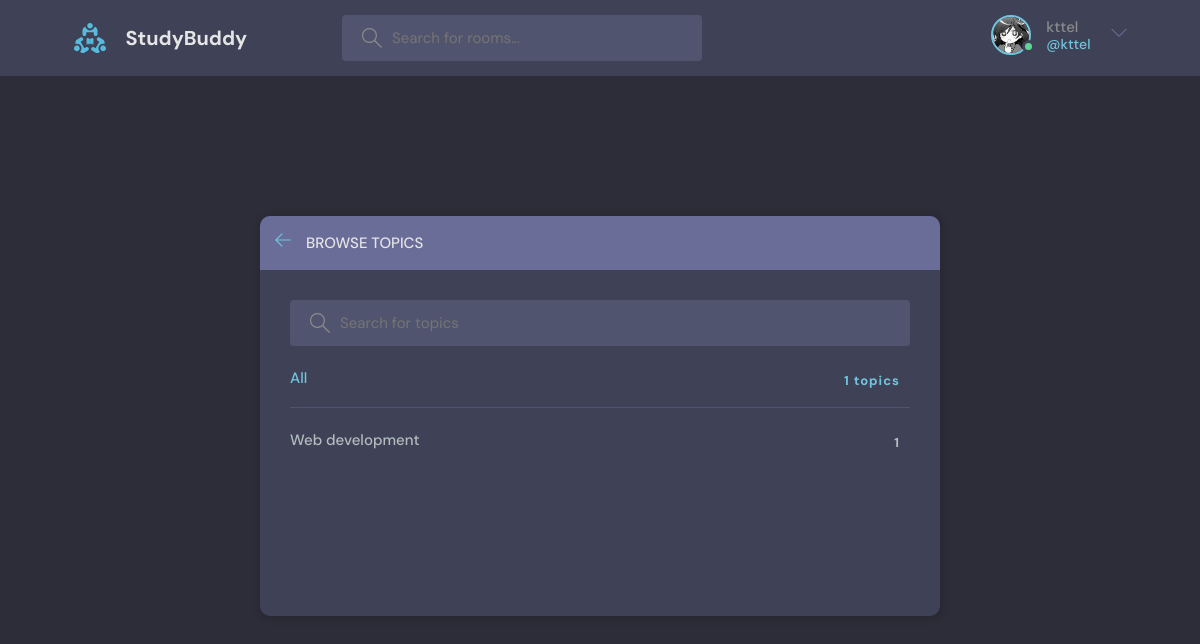
The page /topics/ (signed in) on the database as committed earlier.
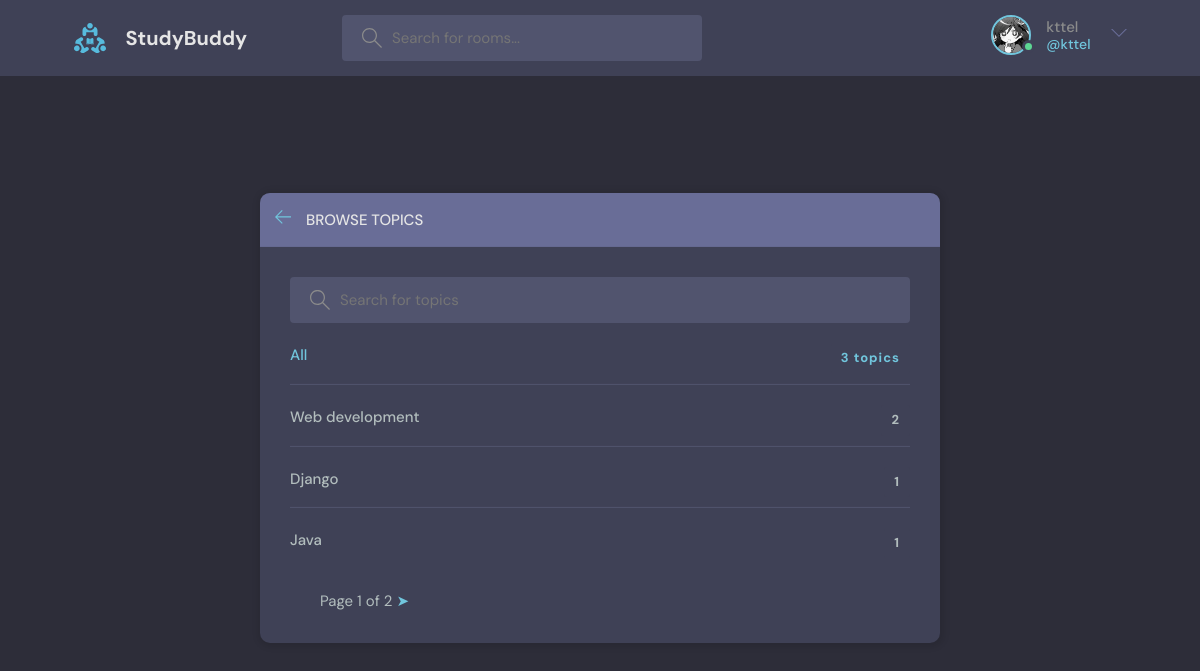
The same page on the database as committed later.
### base/models.py (models this page shows)
class Topic(models.Model):
    name = models.CharField(max_length=200)
    def __str__(self):
        return self.name

### base/views.py (the view)
# urls.py: path('topics/', views.TopicsView.as_view(), name='topics'),
class TopicsView(generic.ListView):
    model = models.Topic
    template_name = 'base/topics.html'
    context_object_name = 'topics'
    paginate_by = 3

### base/models.py (called while the page is built)
    def __str__(self):
        return self.username

### base/templates/base/topics.html (shortened to what this page needs)
{% extends 'main.html' %}
{% block content %}
    <main class="create-room layout">
      <div class="container">
        <div class="layout__box">
          <div class="layout__boxHeader">
            <div class="layout__boxTitle">
              <a href="{% url 'home' %}">
                <svg version="1.1" xmlns="http://www.w3.org/2000/svg" width="32" height="32" viewBox="0 0 32 32">
                  <title>arrow-left</title>
                  <path
                    d="M13.723 2.286l-13.723 13.714 13.719 13.714 1.616-1.611-10.96-10.96h27.625v-2.286h-27.625l10.965-10.965-1.616-1.607z"
                  ></path>
                </svg>
              </a>
              <h3>Browse Topics</h3>
            </div>
          </div>
          <div class="topics-page layout__body">
            <form class="header__search">
              <label>
                <input placeholder="Search for topics" name="q"/>
              </label>
            </form>
            <ul class="topics__list">
              <li>
                <a href="{% url 'topics' %}" class="active">All <span>{{ topics.count }} topics</span></a>
              </li>
              {% for topic in topics %}
              <li>
                <a href="{% url 'home' %}?q={{ topic }}">{{ topic }} <span>{{ topic.room_set.count }}</span></a>
              </li>
              {% endfor %}
            </ul>
            {% include 'pagination.html' %}
          </div>
        </div>
      </div>
    </main>
{% endblock %}

Rows that differ between the two databases and show on the page:
computed for Topic "Web development": room_set.count "1" → "2"
added Topic: name "Django", room_set.count "1"
added Topic: name "Java", room_set.count "1"
Other text that changed with them:
{{ topics.count }}: "1" → "3"
{{ page_obj.number }}: (not shown) → "1"
{{ page_obj.paginator.num_pages }}: (not shown) → "2"
text now shown: "Page of ➤"
